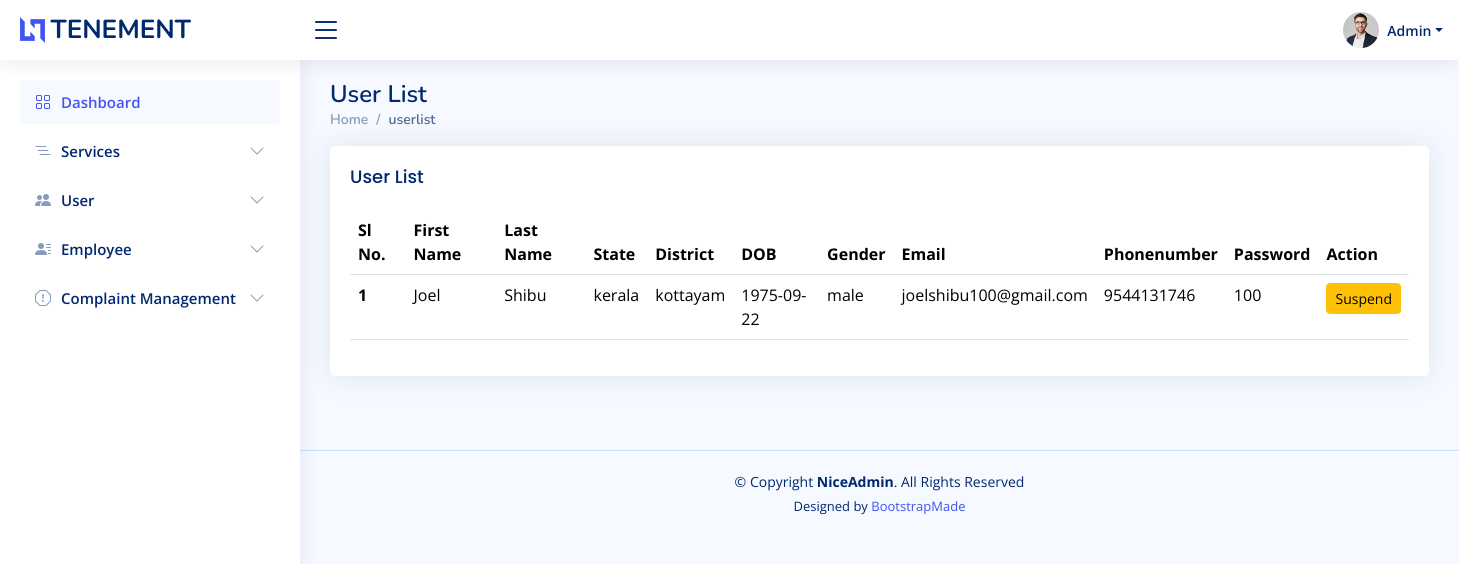
Page /admin/userlist.php on the earlier database version.
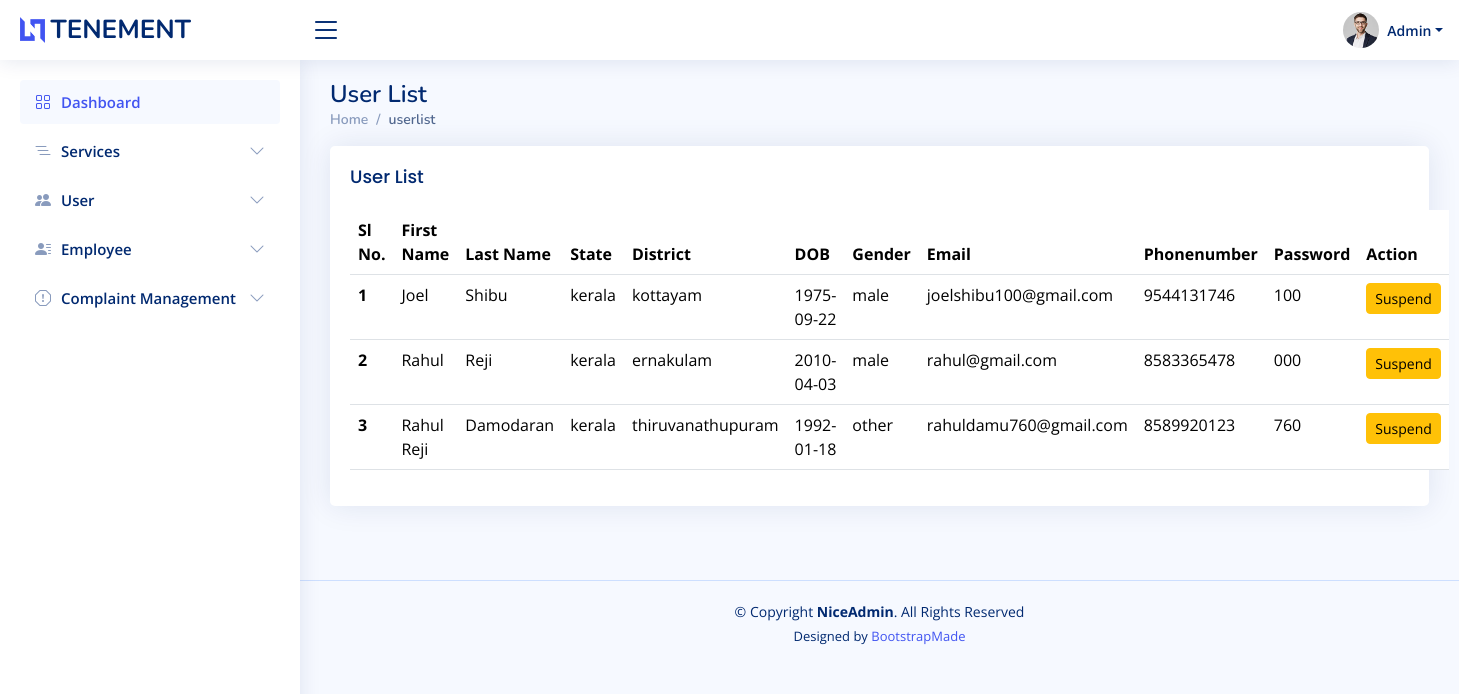
Same page on the later database version.
### tables this page shows
CREATE TABLE `user_register` (
  `fname` varchar(50) NOT NULL,
  `lname` varchar(50) NOT NULL,
  `state` varchar(50) NOT NULL,
  `district` varchar(50) NOT NULL,
  `dob` date NOT NULL,
  `gender` varchar(50) NOT NULL,
  `email` varchar(50) NOT NULL,
  `phonenumber` varchar(50) NOT NULL,
  `password` varchar(50) NOT NULL,
  `img` varchar(50) NOT NULL DEFAULT 'default.png'
);

### connect.php (called while the page is built, shortened)
<?php
$dbname="tenement";
$conn=mysqli_connect("localhost","root","",$dbname);
function select_data($sql)
{
  global $conn;
  $res = mysqli_query($conn, $sql);
  if ($res)
    return $res;
  else
    return False;
}
?>

### admin/userlist.php (the view, shortened to what this page needs)
<?php
include 'header.php';
?>
  <main id="main" class="main">
    <div class="pagetitle">
      <h1>User List</h1>
      <nav>
        <ol class="breadcrumb">
          <li class="breadcrumb-item"><a href="index.php">Home</a></li>
          <li class="breadcrumb-item active">userlist</li>
        </ol>
      </nav>
    </div>
    <section class="section dashboard">
      <div class="row">
      <section class="section">
      <div class="row">
        <div class="col-lg-12">
        <div class="card">
          <div class="card-body">
            <h5 class="card-title">User List</h5>
              <table class="table datatable">
                <thead>
                  <tr>
                    <th scope="col">Sl No.</th>
                    <th scope="col">First Name</th>
                    <th scope="col">Last Name</th>
                    <th scope="col">State</th>
                    <th scope="col">District</th>
                    <th scope="col">DOB</th>
                    <th scope="col">Gender</th>
                    <th scope="col">Email</th>
                    <th scope="col">Phonenumber</th>
                    <th scope="col">Password</th>
                    <th scope="col">Action</th>
                  </tr>
                </thead>
                <tbody>
                <?php
               $sql = "SELECT * FROM `user_register` WHERE email IN (SELECT email FROM `loginpage` WHERE status = 1)";
                $data=select_data($sql);
                $n=1;
                while ($row = mysqli_fetch_assoc($data)) {
                  ?>
                  <tr>
                 <th scope='row'><?php echo $n++; ?></th>
                 <td><?php echo  $row['fname'] ?></td>
                 <td> <?php echo $row['lname'] ?></td>
                 <td><?php echo $row['state'] ?></td>
                 <td><?php echo $row['district']?></td>
                 <td> <?php echo $row['dob']  ?></td>
                 <td> <?php echo $row['gender'] ?></td>
                 <td> <?php echo  $row['email'] ?> </td>
                 <td> <?php echo  $row['phonenumber'] ?> </td>
                 <td> <?php echo  $row['password'] ?> </td>
                 <td>
                 <div class="btn-group">
                 <a href="php/verifyuser.php?email=<?php echo $row['email'];?>&status=-2" class="btn btn-warning btn-sm">Suspend</a>
                          </div>
                 </td>
                 </tr>
                  <?php
                  }
                  ?>
                </tbody>
              </table>
            </div>
          </div>
        </div>
      </div>
    </section>
  </main>

### admin/header.php (shortened to what this page needs)
<?php
require '../connect.php';
?>
<!DOCTYPE html>
<html lang="en">
<head>
  <link href="assets/vendor/bootstrap/css/bootstrap.min.css" rel="stylesheet">
  <link href="assets/vendor/bootstrap-icons/bootstrap-icons.css" rel="stylesheet">
  <link href="assets/vendor/boxicons/css/boxicons.min.css" rel="stylesheet">
  <link href="assets/vendor/quill/quill.snow.css" rel="stylesheet">
  <link href="assets/vendor/quill/quill.bubble.css" rel="stylesheet">
  <link href="assets/vendor/remixicon/remixicon.css" rel="stylesheet">
  <link href="assets/vendor/simple-datatables/style.css" rel="stylesheet">
  <link href="assets/css/style.css" rel="stylesheet">
</head>
<body>
  <header id="header" class="header fixed-top d-flex align-items-center">
    <div class="d-flex align-items-center justify-content-between">
      <a href="index.php" class="logo d-flex align-items-center">
        <img src="assets/img/logo.png" alt="">
        <span class="d-none d-lg-block">TENEMENT</span>
      </a>
      <i class="bi bi-list toggle-sidebar-btn"></i>
    </div>
    <nav class="header-nav ms-auto">
      <ul class="d-flex align-items-center">
        <li class="nav-item dropdown pe-3">
          <a class="nav-link nav-profile d-flex align-items-center pe-0" href="#" data-bs-toggle="dropdown">
            <img src="assets/img/profile-img.jpg" alt="Profile" class="rounded-circle">
            <span class="d-none d-md-block dropdown-toggle ps-2">Admin</span>
          </a>
        </li>
      </ul>
    </nav>
  </header>
  <aside id="sidebar" class="sidebar">
    <ul class="sidebar-nav" id="sidebar-nav">
      <li class="nav-item">
        <a class="nav-link " href="index.php">
          <i class="bi bi-grid"></i>
          <span>Dashboard</span>
        </a>
      </li>
<li class="nav-item">
  <a class="nav-link collapsed" data-bs-target="#icons-nav" data-bs-toggle="collapse" href="#">
    <i class="bi bi-list-nested"></i><span>Services</span><i class="bi bi-chevron-down ms-auto"></i>
  </a>
</li>
      <li class="nav-item">
        <a class="nav-link collapsed" data-bs-target="#forms-nav" data-bs-toggle="collapse" href="#">
          <i class="bi bi-people-fill"></i><span>User</span><i class="bi bi-chevron-down ms-auto"></i>
        </a>
      </li>
      <li class="nav-item">
        <a class="nav-link collapsed" data-bs-target="#tables-nav" data-bs-toggle="collapse" href="#">
        <i class="bi bi-person-lines-fill"></i><span>Employee</span><i class="bi bi-chevron-down ms-auto"></i>
        </a>
      </li>
      <li class="nav-item">
        <a class="nav-link collapsed" data-bs-target="#charts-nav" data-bs-toggle="collapse" href="#">
          <i class="bi bi-exclamation-octagon"></i><span>Complaint Management</span><i class="bi bi-chevron-down ms-auto"></i>
        </a>
      </li>
    </ul>
  </aside>

### admin/assets/css/style.css (style rules this page uses)
:root { scroll-behavior: smooth; }
body { font-family: "Open Sans", sans-serif; background: #f6f9ff; color: #444444; }
a { color: #4154f1; text-decoration: none; }
h1, h2, h3, h4, h5, h6 { font-family: "Nunito", sans-serif; }
#main { margin-top: 60px; padding: 20px 30px; transition: all 0.3s; }
.pagetitle { margin-bottom: 10px; }
.pagetitle h1 { font-size: 24px; margin-bottom: 0; font-weight: 600; color: #012970; }
.card { margin-bottom: 30px; border: none; border-radius: 5px; box-shadow: 0px 0 30px rgba(1, 41, 112, 0.1); }
.card-title { padding: 20px 0 15px 0; font-size: 18px; font-weight: 500; color: #012970; font-family: "Poppins", sans-serif; }
.card-body { padding: 0 20px 20px 20px; }
.breadcrumb { font-size: 14px; font-family: "Nunito", sans-serif; color: #899bbd; font-weight: 600; }
.breadcrumb a { color: #899bbd; transition: 0.3s; }
.breadcrumb .breadcrumb-item::before { color: #899bbd; }
.breadcrumb .active { color: #51678f; font-weight: 600; }
.logo { line-height: 1; }
@media (min-width: 1200px) { .logo { width: 280px; } }
.logo img { max-height: 26px; margin-right: 6px; }
.logo span { font-size: 26px; font-weight: 700; color: #012970; font-family: "Nunito", sans-serif; }
.header { transition: all 0.5s; z-index: 997; height: 60px; box-shadow: 0px 2px 20px rgba(1, 41, 112, 0.1); background-color: #fff; padding-left: 20px; }
.header .toggle-sidebar-btn { font-size: 32px; padding-left: 10px; cursor: pointer; color: #012970; }
.header-nav ul { list-style: none; }
.header-nav > ul { margin: 0; padding: 0; }
.header-nav .nav-profile { color: #012970; }
.header-nav .nav-profile img { max-height: 36px; }
.header-nav .nav-profile span { font-size: 14px; font-weight: 600; }
.sidebar { position: fixed; top: 60px; left: 0; bottom: 0; width: 300px; z-index: 996; transition: all 0.3s; padding: 20px; overflow-y: auto; scrollbar-width: thin; scrollbar-color: #aab7cf transparent; box-shadow: 0px 0px 20px rgba(1, 41, 112, 0.1); background-color: #fff; }
@media (min-width: 1200px) { #main, #footer { margin-left: 300px; } }
.sidebar-nav { padding: 0; margin: 0; list-style: none; }
.sidebar-nav li { padding: 0; margin: 0; list-style: none; }
.sidebar-nav .nav-item { margin-bottom: 5px; }
.sidebar-nav .nav-link { display: flex; align-items: center; font-size: 15px; font-weight: 600; color: #4154f1; transition: 0.3; background: #f6f9ff; padding: 10px 15px; border-radius: 4px; }
.sidebar-nav .nav-link i { font-size: 16px; margin-right: 10px; color: #4154f1; }
.sidebar-nav .nav-link.collapsed { color: #012970; background: #fff; }
.sidebar-nav .nav-link.collapsed i { color: #899bbd; }
.sidebar-nav .nav-link .bi-chevron-down { margin-right: 0; transition: transform 0.2s ease-in-out; }
.footer { padding: 20px 0; font-size: 14px; transition: all 0.3s; border-top: 1px solid #cddfff; }
.footer .copyright { text-align: center; color: #012970; }
.footer .credits { padding-top: 5px; text-align: center; font-size: 13px; color: #012970; }

Differences in the rows shown:
now on this page (row unchanged): user_register: fname "Rahul", lname "Reji", state "kerala", district "ernakulam", dob "2010-04-03", gender "male", email "rahul@gmail.com", phonenumber "8583365478", password "000"
added user_register: fname "Rahul Reji", lname "Damodaran", state "kerala", district "thiruvanathupuram", dob "1992-01-18", gender "other", email "rahuldamu760@gmail.com", phonenumber "8589920123", password "760"
